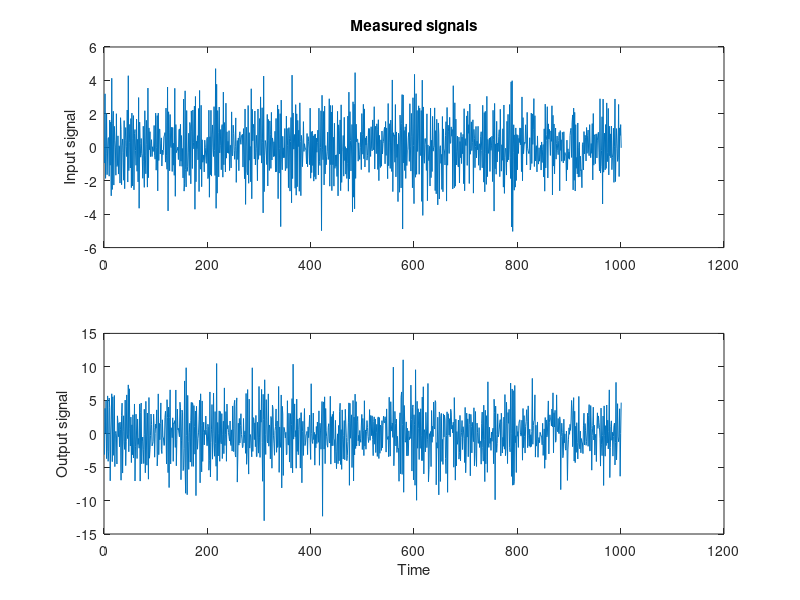
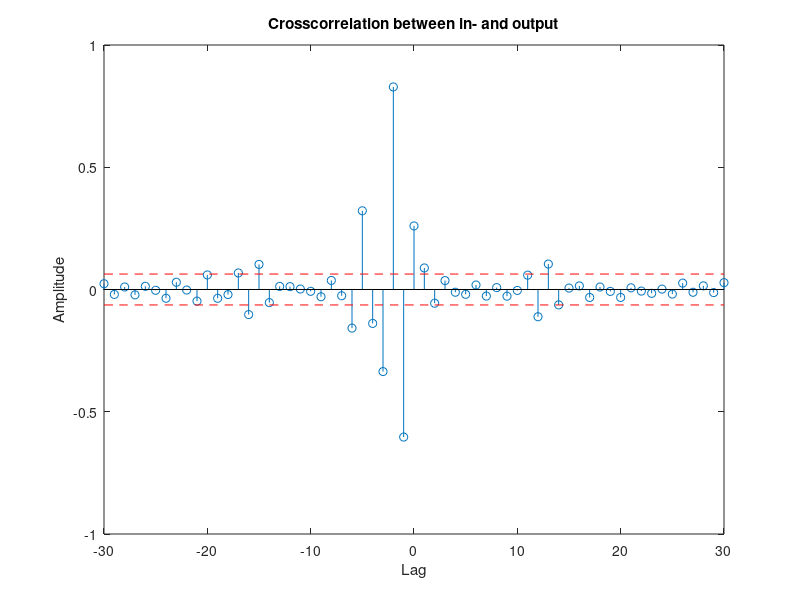

MATLAB code to generate these figures, in order: (Note: this script raises an error after producing the figures.)
%
% Time series analysis
% Lund University
%
% Example code 7: transfer function example.
%
% Note that Matlab uses a slightly different notation for the BJ model as
% compared to that used in the course. In Matlab's notation:
%
%   A(z) y(t) = [B(z)/F(z)] u(t) + [C(z)/D(z)] e(t)
%
% This means that:
%
%   A(z) = 1,       B(z) = B(z),    F(z) = A2(z)
%   C(z) = C1(z),   D(z) = A1(z)
%
% Reference: 
%   "An Introduction to Time Series Modeling", 4th ed, by Andreas Jakobsson
%   Studentlitteratur, 2021
%
clear; clc;
close all;
rng(0)                      % Set the seed (just done for the lecture!)

extraN = 100;
N      = 1000;              % Try reducing the number of available samples; how many samples do you need to get a white residual even with the true model?
noLags = 30;

% Simulate some processes.
C1 = [ 1 0.4 0 0.6 ];
A1 = [ 1 -0.4 0.8 ];
C3 = [ 1 0 0 0.8 ]; 
A3 = [ 1 .9 ];
B  = [ 0 0 2 0 -0.8 ];
A2 = 1;

% Generate the noise and the input signals.
z = filter( C1, A1, randn(N+extraN, 1) );       % This is the noise model.
x = filter( C3, A3, randn(N+extraN, 1) );       % This is the input signal.

% Form the output using the filtered input. Remove the initial samples.
y = filter( B, A2, x ) + z;
y = y(extraN:end);
x = x(extraN:end);

% Examine the data.
figure; 
subplot(211); 
plot( x );
ylabel('Input signal')
title('Measured signals')
subplot(212); 
plot( y ); 
ylabel('Output signal')
xlabel('Time')

figure
[Cxy,lags] = xcorr( x, y, noLags, 'coeff' );
stem( lags, Cxy )
hold on
condInt = 2*ones(1,length(lags))./sqrt( length(y) );
plot( lags, condInt,'r--' )
plot( lags, -condInt,'r--' )
hold off
xlabel('Lag')
ylabel('Amplitude')
title('Crosscorrelation between in- and output')


%% Begin with constructing a model for the input signal.
plotACFnPACF( x, noLags, 'Input' );


%% Estimate a first model for the input
% The AR part has a strong dependency at lag 1 and 3, lets begin with that. 
estimateARMA( x, [ 1 1 0 1 ], [ 1 ], 'Input model 1', noLags );


%% Estimate a second model for the input
% The MA part seems to have dependencies at lag 3 and 4. Lets add those.
estimateARMA( x, [ 1 1 0 1 1], [ 1 0 0 1 1], 'Input model 2', noLags );


%% Estimate a third model for the input
% It is now white, but notice that two AR coefficienta - and the last MA
% coefficient - do not seem to be significant, lets try to remove c4. Is
% the residual still white? 
estimateARMA( x, [ 1 1 0 1 1], [ 1 0 0 1  ], 'Input model 3', noLags );


%% Estimate a fourth model for the input
% Can we cut the two AR components too? Note how the resulting model
% compares with the model we used to simulate the input.
foundModel = estimateARMA( x, [ 1 1 ], [ 1 0 0 1  ], 'Input model 4', noLags );


%% Form the filtered signals and compute their cross-correlation.
% Word of warning; if you get odd result, plot ex and ey and check to there
% are no transient effects, such as ringdown from the filtering, still in
% the residual. If so, just cut a few more samples.
ex = filter( foundModel.A, foundModel.C, x );   ex = ex(length(foundModel.A):end );
ey = filter( foundModel.A, foundModel.C, y );   ey = ey(length(foundModel.A):end );

figure;
[Cxy,lags] = xcorr( ey, ex, noLags, 'coeff' );
stem( lags, Cxy )
hold on
condInt = 2*ones(1,length(lags))./sqrt( length(ey) );
plot( lags, condInt,'r--' )
plot( lags, -condInt,'r--' )
hold off
xlabel('Lag')
ylabel('Amplitude')
title('Crosscorrelation between filtered in- and output')
% Suggests a delay of d=2 and a filter of length 3 (but missing the second
% lag). This implies s=2 (recall d+s). There does not seem to be much of a
% decay, so lets try r=0.


%% Form a first model using the transfer model.
% The function call is estimateBJ( y, x, C1, A1, B, A2, titleStr, noLags )
estimateBJ( y, x, [1], [1], [0 0 1 0 1], [1], 'BJ model 1', noLags );
% There seems to be strong dependencies for the first 3 AR lag, lets add them.


%% Form a second model using the transfer model.
% The function call is estimateBJ( y, x, C1, A1, B, A2, titleStr, noLags )
estimateBJ( y, x, [1], [1 1 1 1], [0 0 1 0 1], [1], 'BJ model 2', noLags );
% Both B coefficients are statistically significant. There is some MA
% dependency at lag 3 and possibly 4. Lets try with just the third lag.


%% Form a third model using the transfer model.
% The function call is estimateBJ( y, x, C1, A1, B, A2, titleStr, noLags )
estimateBJ( y, x, [1 0 0 1], [1 1 1 1], [0 0 1 0 1], [1], 'BJ model 3', noLags );
% Seems that this was not enough - try adding the fourth as well.


%% Form a fourth model using the transfer model.
% The function call is estimateBJ( y, x, C1, A1, B, A2, titleStr, noLags )
foundModel = estimateBJ( y, x, [1 0 0 1 1], [1 1 1 1], [0 0 1 0 1], [1], 'BJ model 4', noLags );
% Yes, now it seems to be white!!! :-)


%% Check correlation of the resulting model.
% Ideally, the residual formed as tilde_et = yt - [ B / A2 ] xt should be
% uncorrelated with xt. Lets check! All seems fine! Compare the resulting
% model with how the signal was generated.
tilde_et = y - filter( foundModel.B, foundModel.F, x );      

% Note that we now have to remove samples from x as well.
tilde_et  = tilde_et(length(foundModel.B):end );
filter_xt = x(length(foundModel.B):end );

figure
[Cxy,lags] = xcorr( filter_xt, tilde_et, noLags, 'coeff' );
stem( lags, Cxy )
hold on
condInt = 2*ones(1,length(lags))./sqrt( length(y) );
plot( lags, condInt,'r--' )
plot( lags, -condInt,'r--' )
hold off
xlabel('Lag')
ylabel('Amplitude')
title('Crosscorrelation between input and residual without the influence of the input')


%% What if we had used the correct model?
% We did not reach the model we used to simulate the data - how does our
% model compare to the true model? Reflections?
foundModel = estimateBJ( y, x, C1, A1, B, A2, 'True BJ model', noLags );

